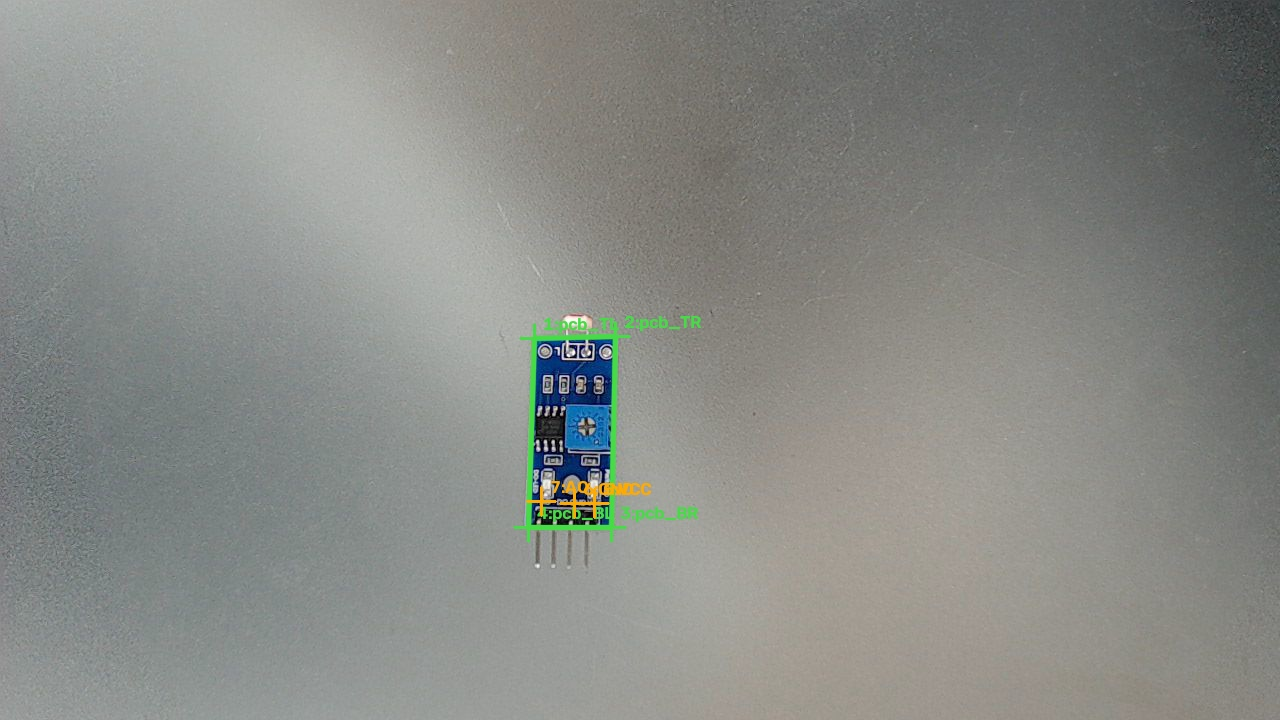
#> input picture profiles/components/photoresistor-module/reference_overlay.jpg, 1280 x 720 px, found by its file name
$ python label_live_photoresistor_captures.py ../profiles/components/photoresistor-module
#> lines starting #> are read from the running program, lines starting #| are printed output that depends on the picture
#> in main, reference is the input picture: shape (720, 1280, 3); mean B, G, R 134.3, 138.7, 136.5
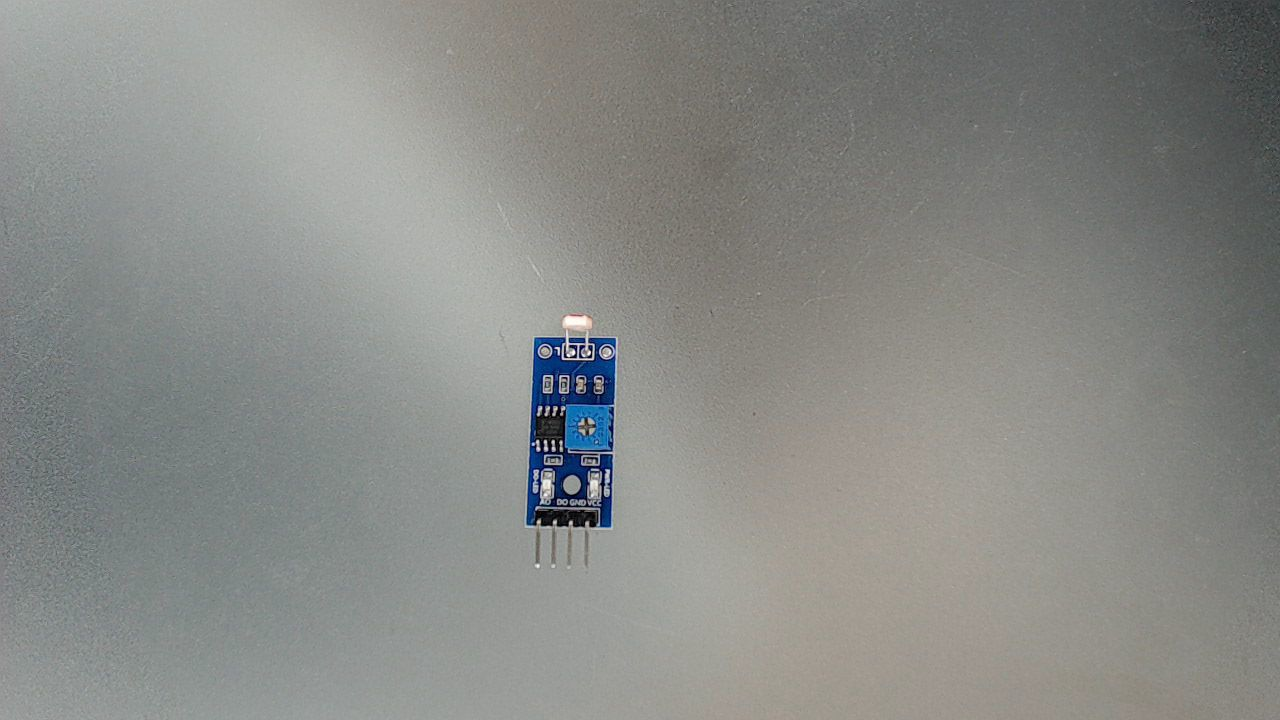
#> input picture profiles/components/photoresistor-module/reference.jpg, 1280 x 720 px
#> in main, frame is the input picture: shape (720, 1280, 3); mean B, G, R 134.8, 138.1, 136.5
### tools/capture_yolo_photoresistor_pose.py
# -*- coding: utf-8 -*-
"""Capture four-corner YOLO Pose data for a photoresistor module.

The four semantic corners follow the calibrated component reference, not the
current screen orientation.  Left-click records a visible corner (v=2), while
right-click records an estimated hand-occluded corner (v=1).

Live keys: 1 clear, 2 partial cover, 3 heavy cover, 0 negative, ESC quit.
Annotation: left/right click, L reuse previous corners, 1-4 toggle visibility,
U undo, R reset, ENTER save, N skip, ESC quit.
"""
from __future__ import annotations

import argparse
from dataclasses import dataclass
from datetime import datetime, timezone
import json
from pathlib import Path
from typing import Final

import cv2
import numpy as np


POINT_NAMES: Final[tuple[str, ...]] = ("sensor_TL", "sensor_TR", "sensor_BR", "sensor_BL")
SCENARIOS: Final[dict[int, str]] = {
    ord("1"): "clear",
    ord("2"): "hand_partial",
    ord("3"): "hand_heavy",
    ord("0"): "negative",
}


@dataclass(frozen=True)
class Keypoint:
    x: float
    y: float
    visibility: int


def _source(value: str):
    return int(value) if value.isdecimal() else value


def _window_visible(name: str) -> bool:
    try:
        return cv2.getWindowProperty(name, cv2.WND_PROP_VISIBLE) >= 1.0
    except cv2.error:
        return False


def _close_window(name: str) -> None:
    if _window_visible(name):
        cv2.destroyWindow(name)


# [6 lines left out: function _open_capture, not called in this run]


def _next_index(image_dir: Path) -> int:
    indices: list[int] = []
    for path in image_dir.glob("sensor_*.jpg"):
        try:
            indices.append(int(path.stem.split("_")[-1]))
        except ValueError:
            continue
    return max(indices, default=0) + 1


# [34 lines left out: functions _quad_ok, _label, not called in this run]


def _reference_inset(reference: np.ndarray | None, max_width: int = 250) -> np.ndarray | None:
#> called with max_width = 250
    if reference is None or reference.size == 0:
        return None
    scale = min(1.0, max_width / reference.shape[1])
#> scale = 0.195
    width = max(1, int(round(reference.shape[1] * scale)))
#> width = 250
    height = max(1, int(round(reference.shape[0] * scale)))
#> height = 141
    return cv2.resize(reference, (width, height), interpolation=cv2.INTER_AREA)


def _annotate(
    frame: np.ndarray,
    scenario: str,
    previous: list[Keypoint] | None,
    reference: np.ndarray | None,
) -> list[Keypoint] | None:
    window = "Photoresistor pose annotation"
    points: list[Keypoint] = []
    message = ""
    inset = _reference_inset(reference)

    def redraw() -> None:
        view = frame.copy()
        overlay = view.copy()
        cv2.rectangle(overlay, (0, 0), (view.shape[1], 88), (0, 0, 0), -1)
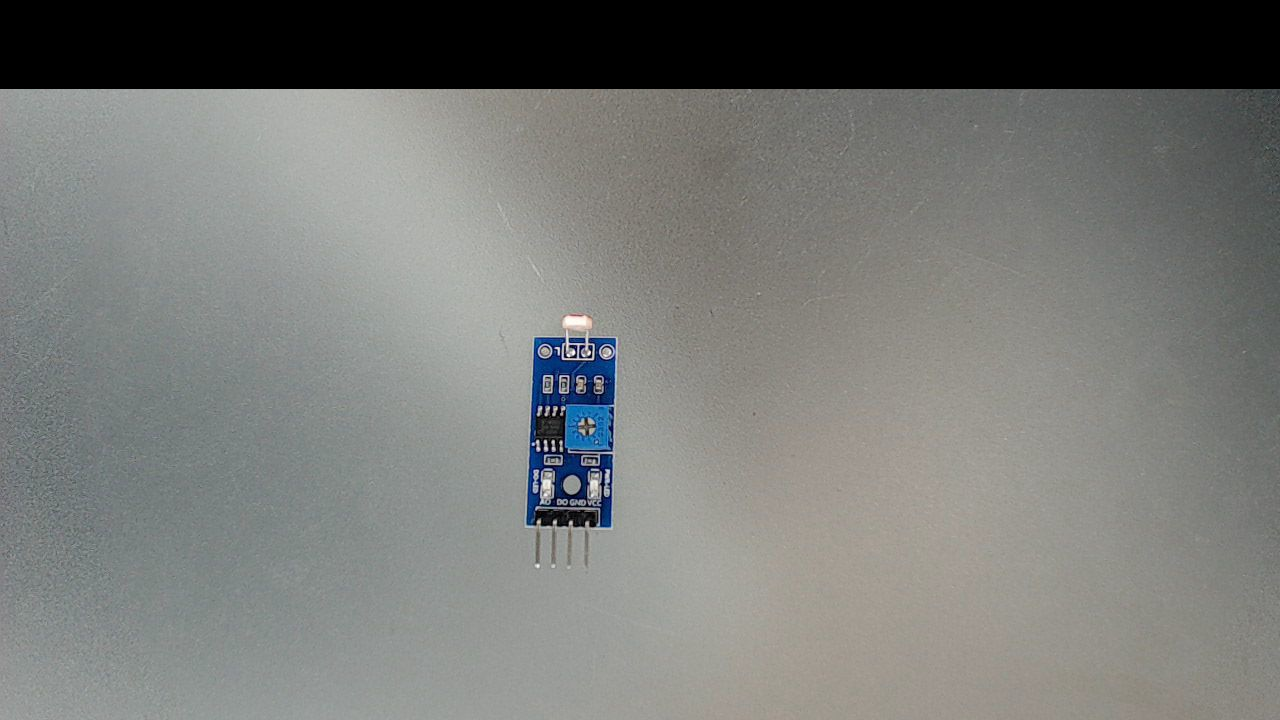
#> overlay: shape (720, 1280, 3); mean of channels 0, 1, 2 119.4, 122.3, 120.8; drawn as B, G, R
        cv2.addWeighted(overlay, 0.68, view, 0.32, 0, view)
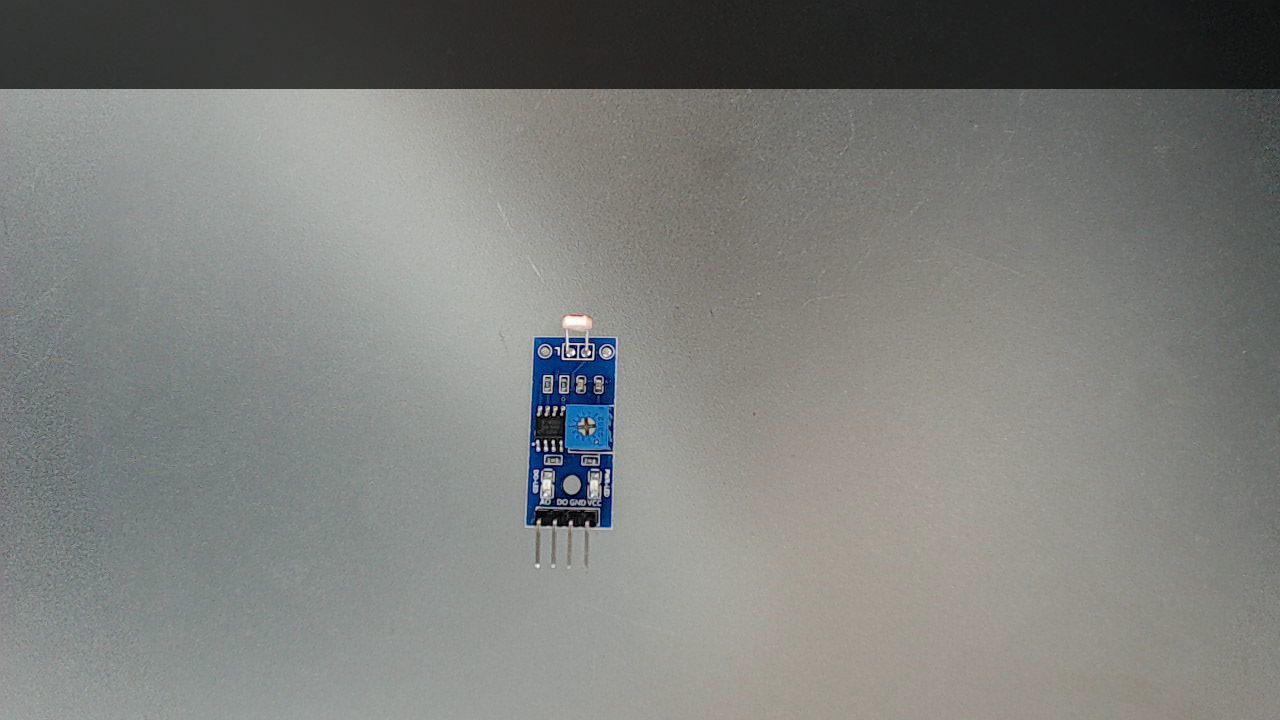
#> view: shape (720, 1280, 3); mean of channels 0, 1, 2 124.3, 127.3, 125.8; drawn as B, G, R
        next_name = POINT_NAMES[len(points)] if len(points) < 4 else "ENTER to save"
        cv2.putText(
            view,
            f"scenario={scenario} | next={next_name}",
            (16, 27),
            cv2.FONT_HERSHEY_SIMPLEX,
            0.67,
            (65, 235, 95),
            2,
            cv2.LINE_AA,
        )
        cv2.putText(
            view,
            "LEFT visible | RIGHT occluded | L last | 1-4 toggle | U undo | R reset",
            (16, 55),
            cv2.FONT_HERSHEY_SIMPLEX,
            0.52,
            (235, 235, 235),
            1,
            cv2.LINE_AA,
        )
        cv2.putText(
            view,
            "Follow the SAME physical corner order shown in the reference inset.",
            (16, 79),
            cv2.FONT_HERSHEY_SIMPLEX,
            0.50,
            (0, 200, 255),
            1,
            cv2.LINE_AA,
        )
        if len(points) >= 2:
            poly = np.asarray([(point.x, point.y) for point in points], dtype=np.int32)
            cv2.polylines(view, [poly], len(points) == 4, (70, 220, 70), 2, cv2.LINE_AA)
        for index, point in enumerate(points):
            pixel = (int(round(point.x)), int(round(point.y)))
            color = (70, 220, 70) if point.visibility == 2 else (0, 200, 255)
            marker = cv2.MARKER_CROSS if point.visibility == 2 else cv2.MARKER_TILTED_CROSS
            cv2.drawMarker(view, pixel, color, marker, 26, 2)
            visibility = "visible" if point.visibility == 2 else "occluded"
            cv2.putText(
                view,
                f"{index + 1}:{POINT_NAMES[index]}:{visibility}",
                (pixel[0] + 8, pixel[1] - 8),
                cv2.FONT_HERSHEY_SIMPLEX,
                0.48,
                color,
                2,
                cv2.LINE_AA,
            )
        if inset is not None:
            inset_height, inset_width = inset.shape[:2]
#> inset_height = 141; inset_width = 250
            x1 = max(0, view.shape[1] - inset_width - 10)
#> x1 = 1020
            y1 = 96
            y2 = min(view.shape[0], y1 + inset_height)
#> y2 = 237
            x2 = min(view.shape[1], x1 + inset_width)
#> x2 = 1270
            if y2 > y1 and x2 > x1:
                view[y1:y2, x1:x2] = inset[: y2 - y1, : x2 - x1]
                cv2.rectangle(view, (x1, y1), (x2 - 1, y2 - 1), (255, 255, 255), 1)
                cv2.putText(
                    view,
                    "REFERENCE ORDER",
                    (x1 + 5, y1 + 18),
                    cv2.FONT_HERSHEY_SIMPLEX,
                    0.45,
                    (255, 255, 255),
                    1,
                    cv2.LINE_AA,
                )
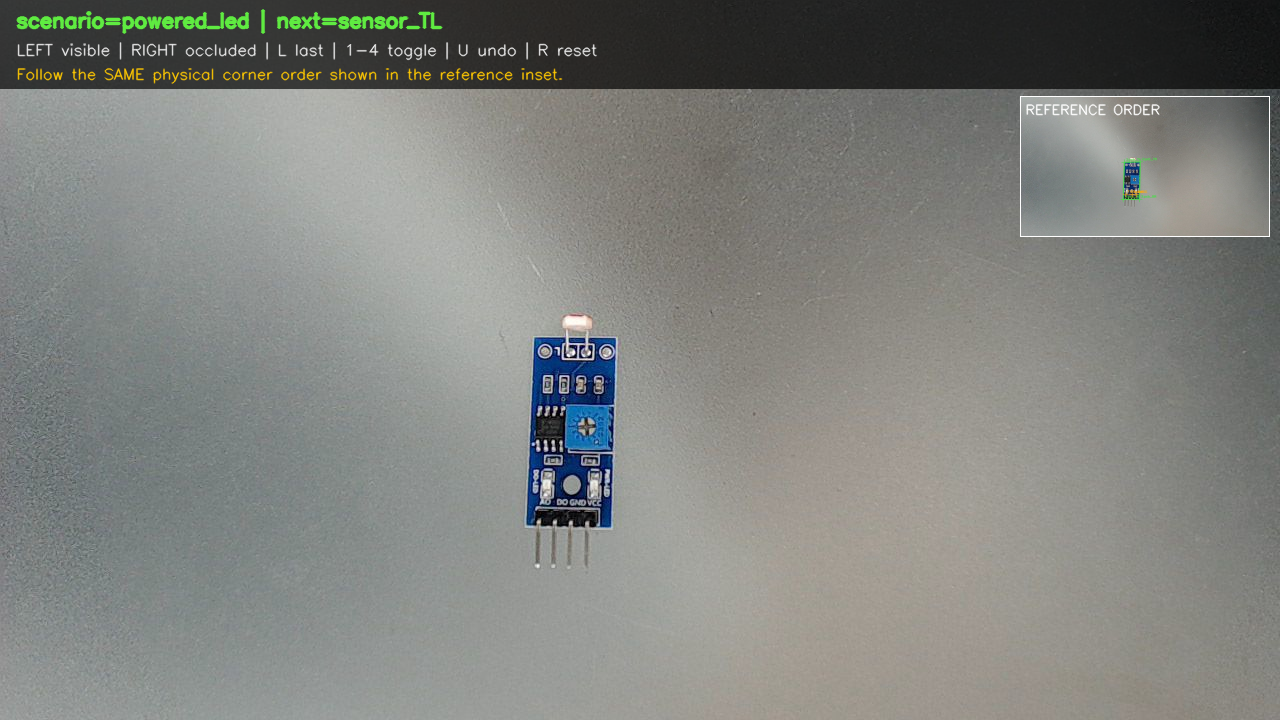
#> view: shape (720, 1280, 3); mean of channels 0, 1, 2 126.1, 130.1, 128.2; drawn as B, G, R
        if message:
            cv2.putText(
                view,
                message,
                (16, view.shape[0] - 18),
                cv2.FONT_HERSHEY_SIMPLEX,
                0.60,
                (40, 40, 255),
                2,
                cv2.LINE_AA,
            )
        cv2.imshow(window, view)

    # [12 lines left out: function on_mouse, not called in this run]

    cv2.namedWindow(window, cv2.WINDOW_NORMAL)
    cv2.setMouseCallback(window, on_mouse)
    redraw()
    while True:
        # Clicking the annotation window's X means "cancel this frame".  The
        # old behavior kept waiting on an already-destroyed HighGUI window,
        # which made the live preview appear permanently frozen.
        if not _window_visible(window):
            return None
        key = cv2.waitKey(30) & 0xFF
#> (key Esc is pressed here)
        if key == 27:
            _close_window(window)
            raise KeyboardInterrupt
        if key in (ord("n"), ord("N")):
            _close_window(window)
            return None
        if key in (ord("u"), ord("U")) and points:
            points.pop()
            message = ""
            redraw()
        elif key in (ord("r"), ord("R")):
            points.clear()
            message = ""
            redraw()
        elif key in (ord("l"), ord("L")):
            if previous is None:
                message = "no previous pose"
            else:
                points[:] = [Keypoint(point.x, point.y, 2) for point in previous]
                message = "reused previous coordinates; toggle hidden corners with 1-4"
            redraw()
        elif key in (ord("1"), ord("2"), ord("3"), ord("4")):
            index = key - ord("1")
            if index >= len(points):
                message = f"corner {index + 1} has not been placed"
            else:
                point = points[index]
                points[index] = Keypoint(point.x, point.y, 1 if point.visibility == 2 else 2)
                message = ""
            redraw()
        elif key in (10, 13):
            if not _quad_ok(points, (frame.shape[1], frame.shape[0])):
                message = "invalid/non-convex or too-small corner polygon"
                redraw()
                continue
            if scenario == "clear" and any(point.visibility != 2 for point in points):
                message = "clear scenario requires all corners visible"
                redraw()
                continue
            if scenario == "hand_heavy" and all(point.visibility == 2 for point in points):
                message = "heavy cover needs at least one occluded corner (right-click or toggle 1-4)"
                redraw()
                continue
            _close_window(window)
            return points


# [161 lines left out: functions _write_sample, main, not called in this run]


# [2 lines that do not run on import are left out]

### tools/label_live_photoresistor_captures.py
# -*- coding: utf-8 -*-
"""Label selected live-capture frames into the photoresistor YOLO Pose dataset."""
from __future__ import annotations

import argparse
from pathlib import Path

import cv2

from capture_yolo_photoresistor_pose import (  # noqa: E402
    Keypoint,
    _annotate,
    _next_index,
    _write_sample,
)


IMAGE_SUFFIXES = {".jpg", ".jpeg", ".png", ".bmp", ".webp"}


def _images_in(source_dir: Path) -> list[Path]:
    image_dir = source_dir / "images" if (source_dir / "images").is_dir() else source_dir
    if not image_dir.is_dir():
        raise SystemExit(f"image directory not found: {image_dir}")
    return sorted(path for path in image_dir.iterdir() if path.suffix.lower() in IMAGE_SUFFIXES)


def _select_evenly(paths: list[Path], max_samples: int) -> list[Path]:
    if max_samples <= 0 or max_samples >= len(paths):
        return list(paths)
    if max_samples == 1:
        return [paths[len(paths) // 2]]
    last = len(paths) - 1
    selected_indices: list[int] = []
    seen: set[int] = set()
    for index in range(max_samples):
        chosen = int(round(index * last / (max_samples - 1)))
        if chosen not in seen:
            selected_indices.append(chosen)
            seen.add(chosen)
    candidate = 0
    while len(selected_indices) < max_samples and candidate < len(paths):
        if candidate not in seen:
            selected_indices.append(candidate)
            seen.add(candidate)
        candidate += 1
    return [paths[index] for index in sorted(selected_indices[:max_samples])]


def main() -> None:
    parser = argparse.ArgumentParser(description=__doc__)
    parser.add_argument("source_dir", help="live-captures session or image directory")
    parser.add_argument("--out", default="datasets/photoresistor-pose")
    parser.add_argument("--split", choices=("train", "val", "test"), default="train")
    parser.add_argument("--scenario", default="powered_led")
    parser.add_argument(
        "--reference",
        default="profiles/components/photoresistor-module/reference_overlay.jpg",
    )
    parser.add_argument("--max-samples", type=int, default=30)
    parser.add_argument("--dry-run", action="store_true")
    args = parser.parse_args()

    source_dir = Path(args.source_dir).resolve()
    root = Path(args.out).resolve()
    images = _select_evenly(_images_in(source_dir), args.max_samples)
    if not images:
        raise SystemExit(f"no images found in {source_dir}")

    if args.dry_run:
        print(f"selected {len(images)} image(s) from {source_dir}")
        for path in images:
            print(path)
        return

    reference_path = Path(args.reference).resolve()
    reference = cv2.imread(str(reference_path)) if reference_path.is_file() else None
    if reference is None:
        raise SystemExit(
            f"reference overlay not found: {reference_path}; run profile calibration first"
        )

    image_dir = root / "images" / args.split
    image_dir.mkdir(parents=True, exist_ok=True)
    (root / "labels" / args.split).mkdir(parents=True, exist_ok=True)
    next_index = _next_index(image_dir)
    previous: list[Keypoint] | None = None
    saved = 0
    skipped = 0

    print(f"labeling {len(images)} image(s) into {root / 'images' / args.split}")
    print("Click corners in reference order: TL, TR, BR, BL.")
    print("Shortcuts: L reuse previous | U undo | R reset | ENTER save | N skip | ESC quit")
    try:
        for ordinal, image_path in enumerate(images, 1):
            frame = cv2.imread(str(image_path))
            if frame is None:
                print(f"skip unreadable image: {image_path}")
                skipped += 1
                continue
            print(f"[{ordinal}/{len(images)}] {image_path.name}")
            points = _annotate(frame.copy(), args.scenario, previous, reference)
            if points is None:
                skipped += 1
                print("skipped")
                continue
            _write_sample(
                root,
                args.split,
                next_index,
                frame,
                points,
                args.scenario,
                str(image_path),
            )
            previous = points
            saved += 1
            print(f"saved {args.split}/sensor_{next_index:06d} from {image_path.name}")
            next_index += 1
    except KeyboardInterrupt:
        print("labeling interrupted")
    finally:
        cv2.destroyAllWindows()
    print(f"complete: saved={saved}, skipped={skipped}")


if __name__ == "__main__":
    main()
